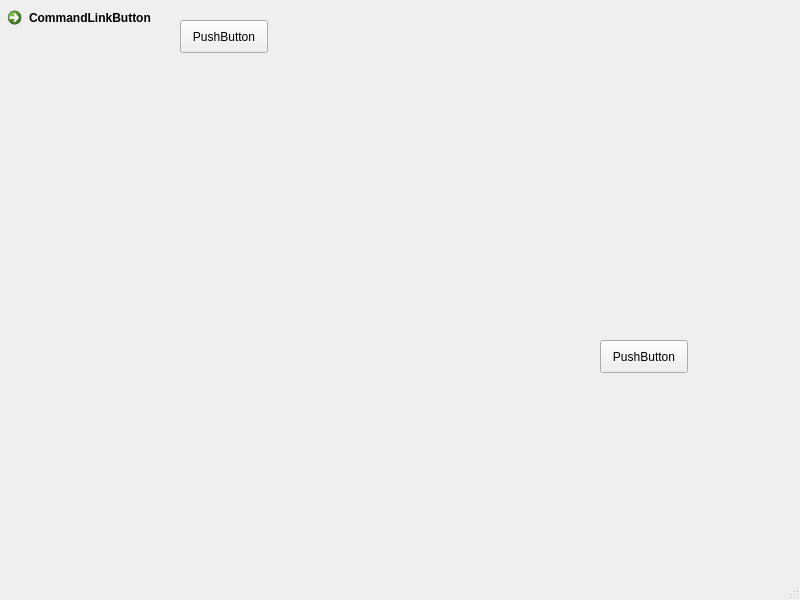
<?xml version="1.0" encoding="UTF-8"?>
<ui version="4.0">
 <class>MainWindow</class>
 <widget class="QMainWindow" name="MainWindow">
  <property name="geometry">
   <rect>
    <x>0</x>
    <y>0</y>
    <width>800</width>
    <height>600</height>
   </rect>
  </property>
  <property name="windowTitle">
   <string>MainWindow</string>
  </property>
  <widget class="QWidget" name="centralwidget">
   <widget class="QWidget" name="horizontalLayoutWidget">
    <property name="geometry">
     <rect>
      <x>0</x>
      <y>0</y>
      <width>170</width>
      <height>601</height>
     </rect>
    </property>
    <layout class="QHBoxLayout" name="horizontalLayout">
     <item>
      <widget class="QCommandLinkButton" name="commandLinkButton">
       <property name="text">
        <string>CommandLinkButton</string>
       </property>
      </widget>
     </item>
    </layout>
   </widget>
   <widget class="QPushButton" name="pushButton">
    <property name="geometry">
     <rect>
      <x>180</x>
      <y>20</y>
      <width>88</width>
      <height>33</height>
     </rect>
    </property>
    <property name="text">
     <string>PushButton</string>
    </property>
   </widget>
   <widget class="QPushButton" name="pushButton_2">
    <property name="geometry">
     <rect>
      <x>600</x>
      <y>340</y>
      <width>88</width>
      <height>33</height>
     </rect>
    </property>
    <property name="text">
     <string>PushButton</string>
    </property>
   </widget>
  </widget>
  <widget class="QStatusBar" name="statusbar"/>
 </widget>
 <resources/>
 <connections/>
</ui>
